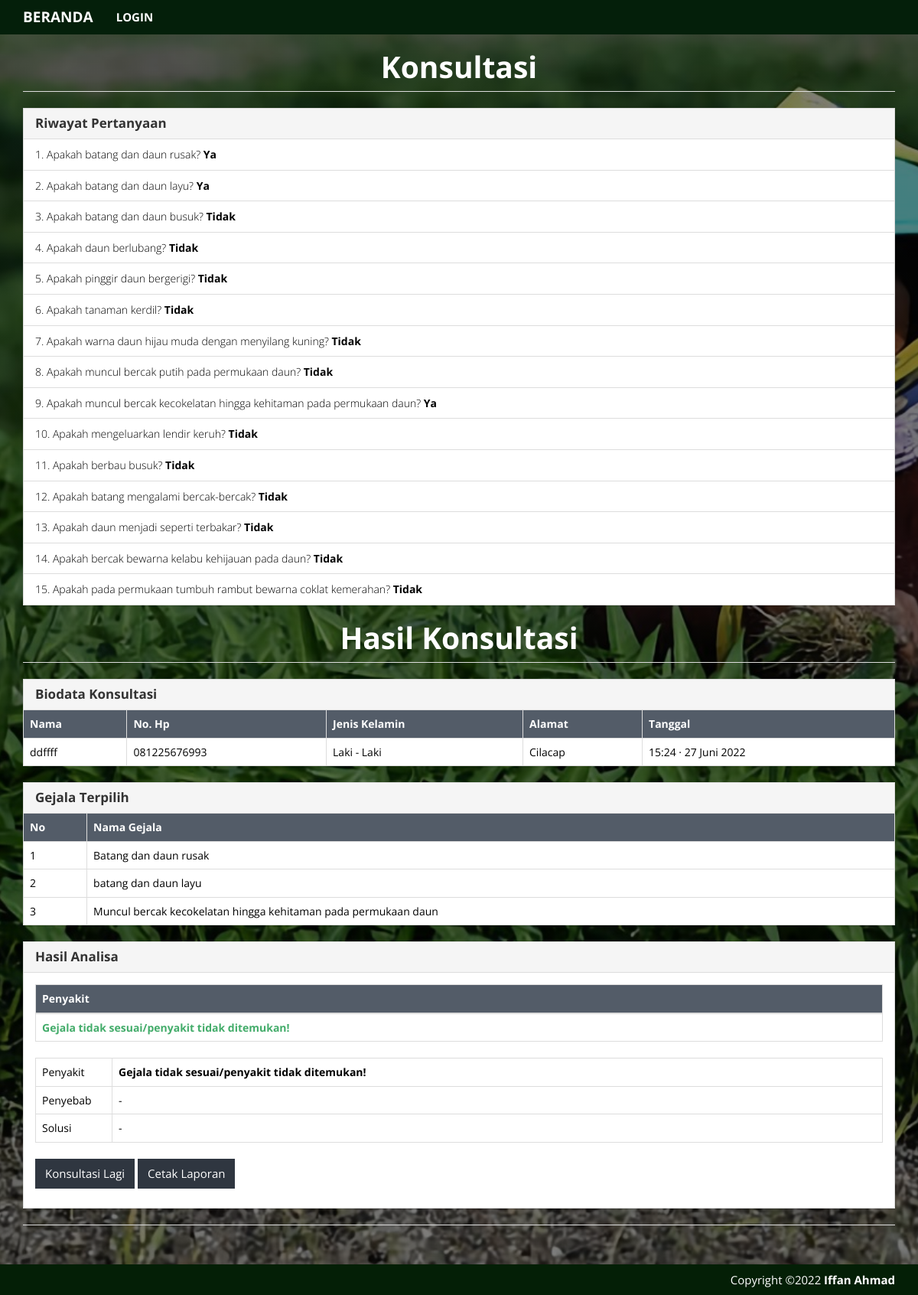
Page /index.php?m=konsultasi on the committed database.
### tables this page shows
CREATE TABLE `tb_konsultasi` (
  `ID` int(11) NOT NULL,
  `kode_gejala` varchar(16) DEFAULT NULL,
  `jawaban` varchar(6) DEFAULT 'Tidak'
);

CREATE TABLE `tb_gejala` (
  `kode_gejala` varchar(16) NOT NULL,
  `nama_gejala` varchar(100) DEFAULT NULL,
  `keterangan` text DEFAULT NULL
);

CREATE TABLE `tb_hasil` (
  `id` int(25) NOT NULL,
  `nama` varchar(50) NOT NULL,
  `no_hp` varchar(50) NOT NULL,
  `jk` varchar(50) NOT NULL,
  `alamat` varchar(50) NOT NULL,
  `tgl` varchar(50) NOT NULL,
  `hasil_konsultasi` varchar(50) NOT NULL
);

### functions.php (called while the page is built, shortened)
<?php
require_once "parser-php-version.php";
$config["server"] = 'localhost';
$config["username"] = 'root';
$config["password"] = '';
$config["database_name"] = 'spkangkung';
include 'includes/db.php';
$db = new DB($config['server'], $config['username'], $config['password'], $config['database_name']);
$mod = $_GET['m'];

### includes/db.php (called while the page is built, shortened)
<?php
class DB
{
    var $conn = null;
    public function __construct($host, $username, $passwd, $dbname)
    {
        $this->conn = mysqli_connect($host, $username, $passwd, $dbname);
    }
    public function query($sql)
    {
        $query = mysqli_query($this->conn, $sql) or die('<pre>Error mysqli_query: ' . mysqli_error($this->conn) . '<br />' . $sql . '</pre>');
        return $query;
    }
    public function get_results($sql)
    {
        $query = $this->query($sql);
        $arr = array();
        while ($row = mysqli_fetch_object($query)) {
            $arr[] = $row;
        }
        return $arr;
    }
}

### konsultasi.php (the view, shortened to what this page needs)
<?php
$terjawab = get_terjawab();
$relasi = get_relasi($terjawab);
$kode_gejala = get_next_gejala($relasi);
$success = false;
$row = $db->get_row("SELECT * FROM tb_gejala WHERE kode_gejala='$kode_gejala'");
if (empty($row)) {
    $success = true;
}
?>
<!DOCTYPE html>
<html lang="en">
<head>
    <link href="assets/css/yeti-bootstrap.min.css" rel="stylesheet" />
    <link href="assets/css/general.css" rel="stylesheet" />
    <link href="assets/css/select2.min.css" rel="stylesheet" />
</head>
<body class="dark hi">
    <div class="page-header">
        <h1 align="center"><b>Konsultasi</b></h1>
    </div>
    <?php if ($success) : ?>
        <div class="panel panel-default">
            <div class="panel-heading">
                <h3 class="panel-title"><b>Riwayat Pertanyaan</b></h3>
            </div>
            <div class="list-group">
                <?php
                $rows = $db->get_results("SELECT * FROM tb_konsultasi k INNER JOIN tb_gejala g ON g.kode_gejala=k.kode_gejala");
                foreach ($rows as $row) : ?>
                    <div class="list-group-item"><?= $row->ID ?>. Apakah <?= strtolower($row->nama_gejala) ?>? <strong><?= $row->jawaban ?></strong></div>
                <?php endforeach ?>
            </div>
        </div>
    <?php include 'konsultasi_hasil.php';
    endif ?>
</body>
</html>

### index.php (shortened to what this page needs)
<?php
include 'functions.php';
?>
<!DOCTYPE html>
<html lang="en">
<head>
    <link href="assets/css/yeti-bootstrap.min.css" rel="stylesheet" />
    <link href="assets/css/general.css" rel="stylesheet" />
    <link href="assets/css/select2.min.css" rel="stylesheet" />
</head>
<body>
    <nav class="navbar navbar-default navbar-static-top">
        <div class="container">
            <div class="navbar-header">
                <a class="navbar-brand" href="?" class="d"><b>BERANDA</b></a>
            </div>
            <div id="navbar" class="navbar-collapse collapse">
                <ul class="nav navbar-nav">
                    <?php if ($_SESSION['login']) : ?>
                        <li><a href="?m=diagnosa" class="t"><b>HAMA PENYAKIT</b></a></li>
                        <li><a href="?m=gejala" class="t"><b>GEJALA</b></a></li>
                        <li><a href="?m=relasi" class="t"><b>PENGETAHUAN</b></a></li>
                        <li><a href="?m=rule" class="t"><b>ATURAN</b></a></li>
                        <li><a href="?m=laporan" class="t"><b>LAPORAN</b></a></li>
                        <li><a href="?m=admin" class="t"><b>ADMIN</b></a></li>
                        <li><a href="logout.php" class="t"><b>LOGOUT</b></a></li>
                    <?php else : ?>
                        <li><a href="?m=login" class="t"><b>LOGIN</b></a></li>
                    <?php endif ?>
                </ul>
            </div>
        </div>
    </nav>
    <div>
        <div class="container">
            <?php
            if (file_exists($mod . '.php'))
                include $mod . '.php';
            else
                include 'home.php';
            ?>
        </div>
    </div>
    <footer class="footer" style="background-color: #041f06; color: #fff;">
        <div class="container">
            <p><span class="pull-right">
              Copyright ©2022 <i class="fa fa-heart pulse"></i> <b><a style="color: #fff" href="https://github.com/iffanahmad98/SistemPakar-Kangkung" target="_blank">Iffan Ahmad</a></b>
          </span></p>
        </div>
    </footer>
</body>
</html>

### konsultasi_hasil.php (shortened to what this page needs)
<div class="page-header">
        <h1 align="center"><b>Hasil Konsultasi</b></h1>
    </div>
<?php
$rows = $db->get_results("SELECT * FROM tb_gejala WHERE kode_gejala IN (SELECT kode_gejala FROM tb_konsultasi WHERE jawaban='Ya')");
?>
<div class="panel panel-default">
    <div class="panel-heading">
        <h3 class="panel-title"><b>Biodata Konsultasi</b></h3>
    </div>
    <table class="table table-bordered table-hover">
        <thead>
            <tr style="background-color: #535c68; color: #fff;">
                <th>Nama</th>
                <th>No. Hp</th>
                <th>Jenis Kelamin</th>
                <th>Alamat</th>
                <th>Tanggal</th>
            </tr>
        </thead>
        <?php
        $rowss = $db->get_results("SELECT * FROM tb_hasil order by id desc limit 1");
        foreach ($rowss as $rowd) : ?>
            <tr>
                <td><?= $rowd->nama ?></td>
                <td><?= $rowd->no_hp ?></td>
                <td><?= $rowd->jk ?></td>
                <td><?= $rowd->alamat ?></td>
                <td><?= $rowd->tgl ?></td>
            </tr>
        <?php endforeach; ?>
    </table>
</div>
<div class="panel panel-default">
    <div class="panel-heading">
        <h3 class="panel-title"><b>Gejala Terpilih</b></h3>
    </div>
    <table class="table table-bordered table-hover">
        <thead>
            <tr style="background-color: #535c68; color: #fff;">
                <th>No</th>
                <th>Nama Gejala</th>
            </tr>
        </thead>
        <?php
        $no = 1;
        foreach ($rows as $row) : ?>
            <tr>
                <td><?= $no++ ?></td>
                <td><?= $row->nama_gejala ?></td>
            </tr>
        <?php endforeach; ?>
    </table>
</div>
<?php
$nama_diagnosa = '';
$penyebab = '';
$solusi = '';
$nama_diagnosa = empty($nama_diagnosa) ? 'Gejala tidak sesuai/penyakit tidak ditemukan!' : $nama_diagnosa;
$penyebab = empty($penyebab) ? '-' : $penyebab;
$solusi = empty($solusi) ? '-' : $solusi;
?>
<div class="panel panel-default">
    <div class="panel-heading">
        <h3 class="panel-title"><b>Hasil Analisa</b></h3>
    </div>
    <div class="panel-body">
        <table class="table table-bordered table-hover">
            <thead>
                <tr style="background-color: #535c68; color: #fff;">
                    <th>Penyakit</th>
                </tr>
            </thead>
            <tr class="text-success">
                <td><b><?= $nama_diagnosa ?></b></td>
            </tr>
        </table>
        <table class="table table-bordered">
            <tr>
                <td width="100">Penyakit</td>
                <td><b><?= $nama_diagnosa ?></b></td>
            </tr>
            <tr>
                <td>Penyebab</td>
                <td><?= $penyebab ?></td>
            </tr>
            <tr>
                <td>Solusi</td>
                <td><?= $solusi ?></td>
            </tr>
        </table>
        <p>
            <a class="btn edit" href="index.php?"><span class=""></span> Konsultasi Lagi</a>
            <a class="btn edit" href="cetak.php?m=konsultasi" target="_blank"><span class=""></span> Cetak Laporan</a>
        </p>
    </div>
</div>
<div class="page-header">
    <?php
    require_once 'functions.php';
    ?>
</div>

### assets/css/general.css (style rules this page uses)
html { position: relative; min-height: 100%; }
body { margin-bottom: 70px; }
.footer { position: absolute; bottom: 0; width: 100%; height: 40px; }
.footer .container p { margin: 10px 0; }
.page-header { margin-top: 0; padding-bottom: 0; }
.page-header h1 { margin-top: 0; }

### index.php (style rules this page uses)
.hi { background-image: linear-gradient(rgba(0, 0, 0, 0.5), rgba(0, 0, 0, 0.5)), url('assets/images/back.jpg'); background-size: cover; background-position: center center; background-repeat: no-repeat; background-attachment: fixed; }
.dark { background-color: #000; color: #fff; }
.edit { background-color: #3498db; color: #fff; }
.t { font-size: 15px; font-family: unset; }
.edit { background-color: #2f3640; }

### konsultasi.php (style rules this page uses)
.hi { background-image: linear-gradient(rgba(0, 0, 0, 0.5), rgba(0, 0, 0, 0.5)), url('assets/images/back.jpg'); background-size: cover; background-position: center center; background-repeat: no-repeat; background-attachment: fixed; }
.dark { background-color: #000; color: #000; }
.page-header { color: #fff; }
.edit { background-color: #2f3640; }

### rows in the picture
tb_konsultasi: ID "1", kode_gejala.nama_gejala "batang dan daun rusak", jawaban "Ya"
tb_konsultasi: ID "2", kode_gejala.nama_gejala "batang dan daun layu", jawaban "Ya"
tb_konsultasi: ID "3", kode_gejala.nama_gejala "batang dan daun busuk", jawaban "Tidak"
tb_konsultasi: ID "4", kode_gejala.nama_gejala "daun berlubang", jawaban "Tidak"
tb_konsultasi: ID "5", kode_gejala.nama_gejala "pinggir daun bergerigi", jawaban "Tidak"
tb_konsultasi: ID "6", kode_gejala.nama_gejala "tanaman kerdil", jawaban "Tidak"
tb_konsultasi: ID "7", kode_gejala.nama_gejala "warna daun hijau muda dengan menyilang kuning", jawaban "Tidak"
tb_konsultasi: ID "8", kode_gejala.nama_gejala "muncul bercak putih pada permukaan daun", jawaban "Tidak"
tb_konsultasi: ID "9", kode_gejala.nama_gejala "muncul bercak kecokelatan hingga kehitaman pada permukaan daun", jawaban "Ya"
tb_konsultasi: ID "10", kode_gejala.nama_gejala "mengeluarkan lendir keruh", jawaban "Tidak"
tb_konsultasi: ID "11", kode_gejala.nama_gejala "berbau busuk", jawaban "Tidak"
tb_konsultasi: ID "12", kode_gejala.nama_gejala "batang mengalami bercak-bercak", jawaban "Tidak"
tb_konsultasi: ID "13", kode_gejala.nama_gejala "daun menjadi seperti terbakar", jawaban "Tidak"
tb_konsultasi: ID "14", kode_gejala.nama_gejala "bercak bewarna kelabu kehijauan pada daun", jawaban "Tidak"
tb_konsultasi: ID "15", kode_gejala.nama_gejala "pada permukaan tumbuh rambut bewarna coklat kemerahan", jawaban "Tidak"
tb_hasil: nama "ddffff", no_hp "081225676993", jk "Laki - Laki", alamat "Cilacap", tgl "15:24 · 27 Juni 2022"
tb_gejala: nama_gejala "Batang dan daun rusak"
tb_gejala: nama_gejala "batang dan daun layu"
tb_gejala: nama_gejala "Muncul bercak kecokelatan hingga kehitaman pada permukaan daun"

### other values in the picture
$nama_diagnosa "Gejala tidak sesuai/penyakit tidak ditemukan!"
$penyebab "-"
$solusi "-"
